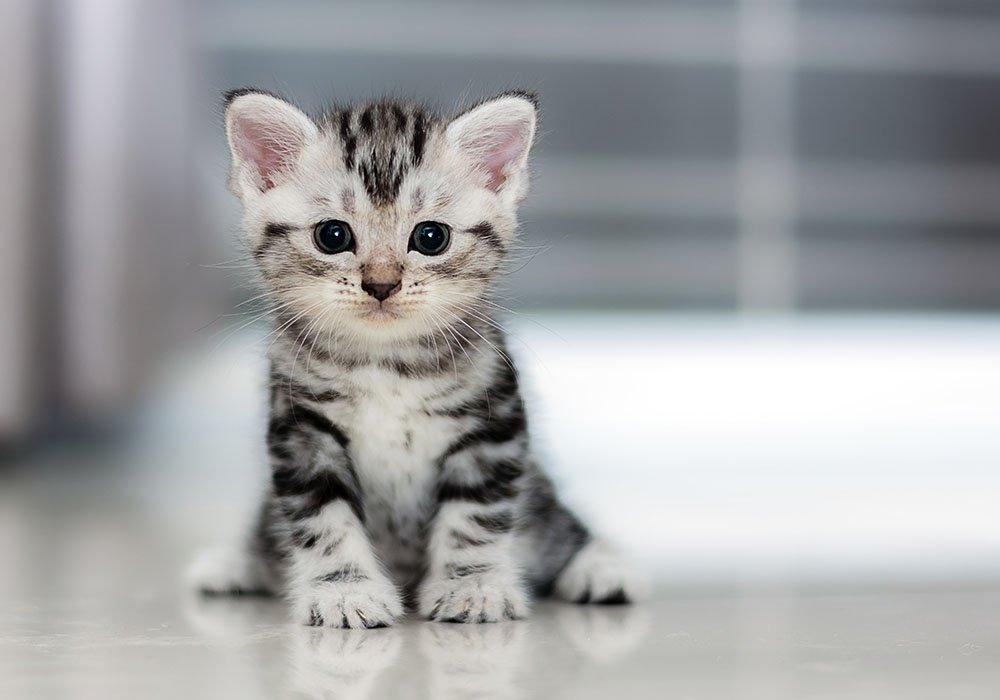
#> input picture DataiTeam-OpencvDeepLearing/NesneTespiti/CatF Face Detection/cat_img1.jpg, 1000 x 700 px, given in place of the camera
$ python 'Renk ile Nesne Tespiti.py'   (older library calls are emulated)
#> lines starting #> are read from the running program, lines starting #| are printed output that depends on the picture; after the words box and inside, x2 and y2 are one past the last pixel; in counts of white or black regions, pixels touching at a corner belong together
import cv2
import numpy as np
from collections import deque

# nesne merkezini depolayacak veri tipi
buffer_size = 16
pts = deque(maxlen = buffer_size)

# mavi renk aralığı HSV
blueLower = (84,  98,  0)
blueUpper = (179, 255, 255)

# capture
cap = cv2.VideoCapture(0)
cap.set(3,960)
cap.set(4,480)

while True:

    success, imgOriginal = cap.read()
#> imgOriginal is the input picture: shape (700, 1000, 3); mean B, G, R 164.4, 163.4, 162.1

    if success:

        # blur
        blurred = cv2.GaussianBlur(imgOriginal, (11,11), 0)

        # hsv
        hsv = cv2.cvtColor(blurred, cv2.COLOR_BGR2HSV)
#> hsv: shape (700, 1000, 3); mean H, S, V 71.9, 15.7, 167.7
        cv2.imshow("HSV Image",hsv)

        # mavi için maske oluştur
        mask = cv2.inRange(hsv, blueLower, blueUpper)
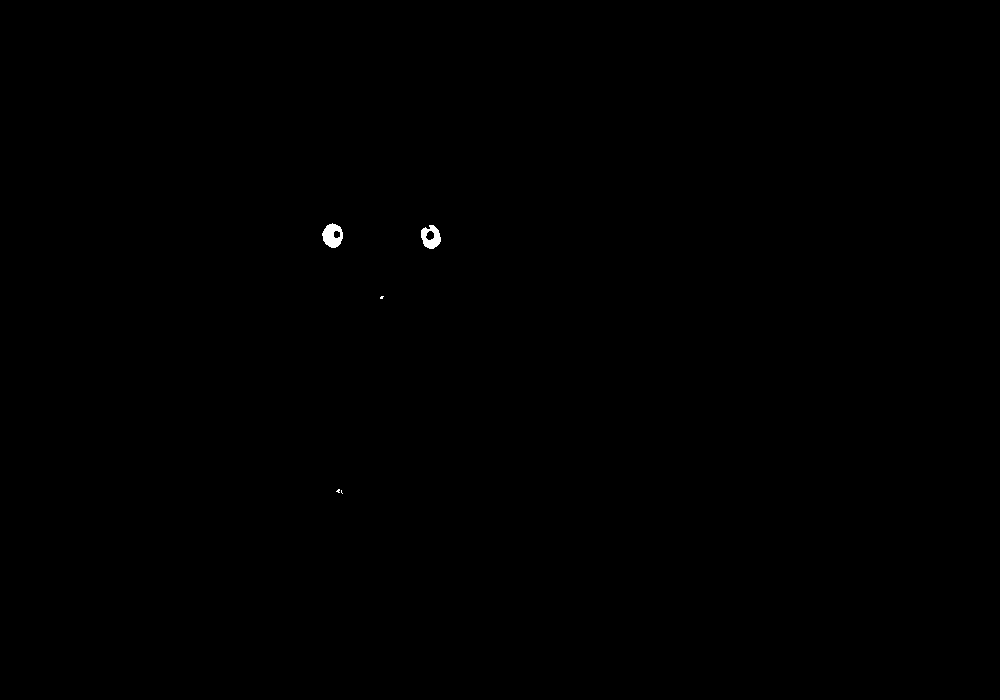
#> mask: shape (700, 1000); 0.1% white; 5 white regions (3 under 20 px), largest, box (x1, y1, x2, y2) and area: (322, 223, 343, 248) 352, (421, 225, 441, 249) 303
        cv2.imshow("mask Image",mask)
        # maskenin etrafında kalan gürültüleri sil
        mask = cv2.erode(mask, None, iterations = 2)
#> mask: shape (700, 1000); 0.03% white; 4 white regions (2 under 20 px), largest, box (x1, y1, x2, y2) and area: (325, 226, 339, 246) 138, (425, 232, 439, 247) 57
        mask = cv2.dilate(mask, None, iterations = 2)
#> mask: shape (700, 1000); 0.08% white; 3 white regions
        cv2.imshow("Mask + erozyon ve genisleme",mask)

        # farklı sürüm için
        # (_, contours,_) = cv2.findContours(mask.copy(), cv2.RETR_EXTERNAL, cv2.CHAIN_APPROX_SIMPLE)

        # kontur
        (contours,_) = cv2.findContours(mask.copy(), cv2.RETR_EXTERNAL, cv2.CHAIN_APPROX_SIMPLE)
#> contours = 3 contours; box (x1, y1, x2, y2) and area: (323, 224, 341, 248) 278, (423, 226, 441, 249) 181, (421, 229, 427, 238) 38
        center = None

        if len(contours) > 0:

            # en buyuk konturu al
            c = max(contours, key = cv2.contourArea)
#> c = contour of 31 points, box (x1, y1, x2, y2) (323, 224, 341, 248), area 278

            # dikdörtgene çevir
            rect = cv2.minAreaRect(c)
#> rect = ((331.5, 235.5), (23, 17), -90)

            ((x,y), (width,height), rotation) = rect
#> x = 331.5; y = 235.5; width = 23; height = 17; rotation = -90

            s = "x: {}, y: {}, width: {}, height: {}, rotation: {}".format(np.round(x),np.round(y),np.round(width),np.round(height),np.round(rotation))
            print(s)
#| x: 332.0, y: 236.0, width: 23.0, height: 17.0, rotation: -90.0

            # kutucuk
            box = cv2.boxPoints(rect)
#> box = [[340, 247], [323, 247], [323, 224], [340, 224]]
            box = np.int64(box)

            # moment
            M = cv2.moments(c)
#> M = moments, m00 277.5, centre m10/m00, m01/m00 = (331, 235.6)
            center = (int(M["m10"]/M["m00"]), int(M["m01"]/M["m00"]))
#> center = (330, 235)

            # konturu çizdir: sarı
            cv2.drawContours(imgOriginal, [box], 0, (0,255,255),2)
#> imgOriginal: shape (700, 1000, 3); 0.03% of pixels changed, all inside (x1, y1, x2, y2) = (322, 223, 342, 249)

            # merkere bir tane nokta çizelim: pembe
            cv2.circle(imgOriginal, center, 5, (255,0,255),-1)
#> imgOriginal: shape (700, 1000, 3); mean B, G, R 164.4, 163.5, 162.2

            # bilgileri ekrana yazdır
            cv2.putText(imgOriginal, s, (25,50), cv2.FONT_HERSHEY_COMPLEX_SMALL, 1, (255,255,255), 2)
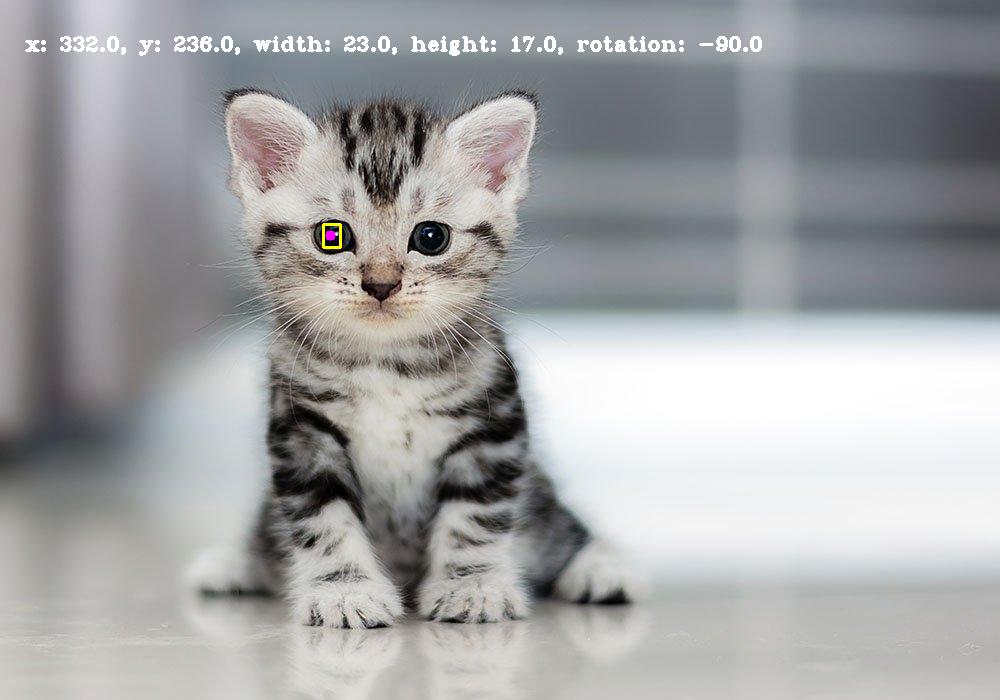
#> imgOriginal: shape (700, 1000, 3); mean B, G, R 165, 164.1, 162.9


        # deque
        pts.appendleft(center)

        for i in range(1, len(pts)):

            if pts[i-1] is None or pts[i] is None: continue

            cv2.line(imgOriginal, pts[i-1], pts[i],(0,255,0),3) #

        cv2.imshow("Orijinal Tespit",imgOriginal)

    if cv2.waitKey(1) & 0xFF == ord("q"): break
#> (key q is pressed here)

$ run again, on DataiTeam-OpencvDeepLearing/NesneTespiti/CatF Face Detection/cat_img2.jpg
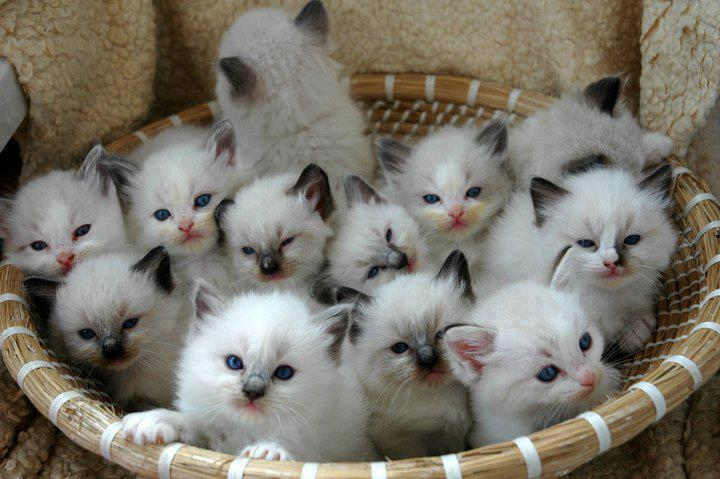
#> input picture DataiTeam-OpencvDeepLearing/NesneTespiti/CatF Face Detection/cat_img2.jpg, 720 x 479 px, given in place of the camera
#> imgOriginal is the input picture: shape (479, 720, 3); mean B, G, R 107.6, 118.5, 123.5
#> hsv: shape (479, 720, 3); mean H, S, V 40.7, 49.9, 125.4
#> `mask = cv2.inRange(hsv, blueLower, blueUpper)`:
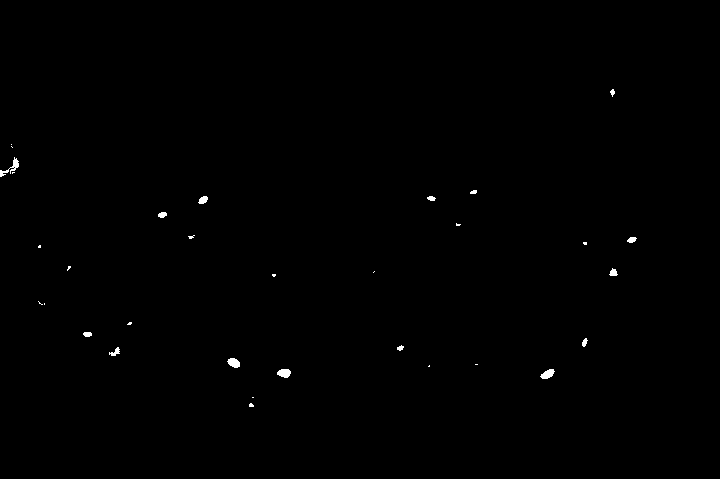
#> mask: shape (479, 720); 0.27% white; 32 white regions (17 under 20 px), largest, box (x1, y1, x2, y2) and area: (0, 157, 19, 177) 108, (277, 369, 291, 378) 96, (540, 369, 555, 379) 94
#> contours = 9 contours, 3 with area under 20; largest, box (x1, y1, x2, y2) and area: (228, 358, 240, 367) 72, (542, 369, 554, 379) 72, (279, 369, 290, 377) 66, (199, 197, 207, 204) 37, (610, 270, 617, 276) 29, (13, 160, 18, 167) 24
#> c = contour of 12 points, box (x1, y1, x2, y2) (228, 358, 240, 367), area 72
#> rect = ((233.5, 362), (8, 11), -90)
#> x = 233.5; y = 362; width = 8; height = 11; rotation = -90
#| x: 234.0, y: 362.0, width: 8.0, height: 11.0, rotation: -90.0
#> box = [[239, 366], [228, 366], [228, 358], [239, 358]]
#> M = moments, m00 72, centre m10/m00, m01/m00 = (233.4, 362.2)
#> center = (233, 362)
#> `cv2.putText(imgOriginal, s, (25,50), cv2.FONT_HERSHEY_COMPLEX_SMALL, 1..`:
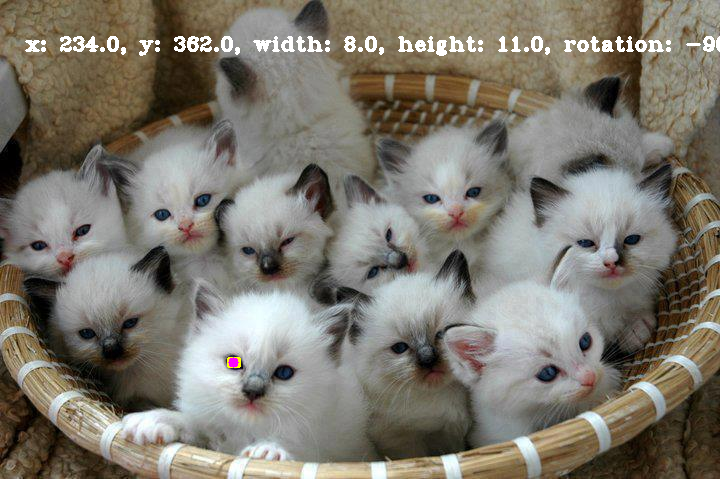
#> imgOriginal: shape (479, 720, 3); mean B, G, R 109.7, 120.3, 125.2
